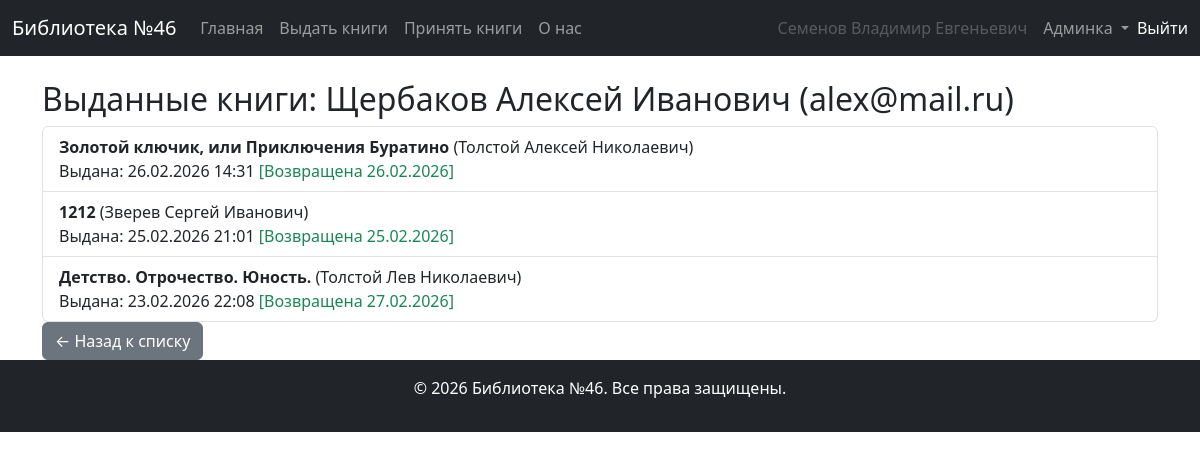
Page /staff/user/3/borrowed/ (signed in) on the committed database.
### user_app/models.py (models this page shows, shortened)
class CustomUser(AbstractUser):
    username = None                     # Удаляем username — он не нужен, т.к. аутентификация по email
    full_name = models.CharField(
        max_length=255,
        blank=False,
        null=False,
        verbose_name='Имя читателя'
    )
    email = models.EmailField(
        max_length=255,
        unique=True,
        verbose_name='E-mail'
    )
    date_of_birth = models.DateField(
        blank=False,
        null=False,
        verbose_name='Дата рождения'
    )
    USERNAME_FIELD = 'email'
    REQUIRED_FIELDS = ['full_name', 'date_of_birth']
    objects = CustomUserManager()

### lib_app/models.py (models this page shows, shortened)
class BorrowedBook(models.Model):
    user = models.ForeignKey(
        settings.AUTH_USER_MODEL,
        on_delete=models.CASCADE
    )
    book = models.ForeignKey(Book, on_delete=models.CASCADE)
    borrowed_at = models.DateTimeField(auto_now_add=True)
    returned_at = models.DateTimeField(null=True, blank=True)
    returned = models.BooleanField(default=False)

class Book(models.Model):
    title = models.CharField(max_length=255)
    author = models.ForeignKey(
        Author,
        on_delete=models.SET_NULL,
        related_name='books',
        null=True,
        blank=True
    )
    publisher = models.ForeignKey(
        Publisher,
        on_delete=models.SET_NULL,
        related_name='books',
        null=True,
        blank=True
    )
    isbn = models.CharField(
        max_length=13,                                          # ISBN должен содержать ровно 13 цифр
        null=True,
        blank=True
    )
    year = models.PositiveIntegerField(
        null=True,
        blank=True,
        validators=[
            MinValueValidator(1),                               # Год должен быть ≥ 1
            MaxValueValidator(datetime.now().year)              # Не больше текущего года
        ]
    )
    short_description = models.TextField(
        default="",
        null=True,
        blank=True
    )
    key_words = models.TextField(
        default="",
        null=True,
        blank=True
    )
    available = models.BooleanField(default=True)               # доступна ли для выдачи
    times_of_issued = models.PositiveIntegerField(default=0)    # сколько раз выдана книга

class Author(models.Model):
    name = models.CharField(max_length=200)
    date_of_birth = models.DateField(null=True, blank=True)
    date_of_death = models.DateField(null=True, blank=True)

### lib_app/views.py (the view)
# urls.py: path('staff/user/<int:user_id>/borrowed/', views.UserBorrowedBooksDetailView.as_view(), name='user_borrowed_books_detail'),
class UserBorrowedBooksDetailView(LoginRequiredMixin, UserPassesTestMixin, DetailView):
    model = CustomUser
    template_name = 'lib_app/user_borrowed_books_detail.html'
    context_object_name = 'borrower'
    pk_url_kwarg = 'user_id'
    def test_func(self):
        return self.request.user.is_staff
    def get_context_data(self, **kwargs):
        context = super().get_context_data(**kwargs)
        context['borrowed_books'] = BorrowedBook.objects.filter(user=self.object).order_by('-borrowed_at')
        return context

### lib_app/templates/lib_app/user_borrowed_books_detail.html (shortened to what this page needs)
{% extends "base.html" %}
{% block content %}
<h2>Выданные книги: {{ borrower.full_name }} ({{ borrower.email }})</h2>
{% if borrowed_books %}
  <ul class="list-group">
    {% for bb in borrowed_books %}
      <li class="list-group-item">
        <strong>{{ bb.book.title }}</strong> ({{ bb.book.author.name }})
        <br>
        Выдана: {{ bb.borrowed_at|date:"d.m.Y H:i" }}
        {% if bb.returned %}
          <span class="text-success">[Возвращена {{ bb.returned_at|date:"d.m.Y" }}]</span>
        {% endif %}
      </li>
    {% endfor %}
  </ul>
{% else %}
  <p>У этого пользователя нет выданных книг.</p>
{% endif %}
<a href="{% url 'borrowing_users_list' %}" class="btn btn-secondary">← Назад к списку</a>
{% endblock %}

### lib_app/templates/include/menu_staff.html (shortened to what this page needs)
<ul class="navbar-nav me-auto">
    <li class="nav-item"><a class="nav-link" href="{% url 'index' %}">Главная</a></li>
    <li><a class="nav-link" href="{% url 'users_with_cart' %}">Выдать книги</a></li>
    <li class="nav-item"><a class="nav-link" href="{% url 'borrowing_users_list' %}">Принять книги</a></li>
    <li class="nav-item"><a class="nav-link" href="{% url 'about' %}">О нас</a></li>
</ul>
<ul class="navbar-nav ms-auto">
    <li class="nav-item">
        <a class="nav-link disabled" href="#" tabindex="-1" aria-disabled="true">
            {{ user.full_name }}
        </a>
    </li>
    <li class="nav-item dropdown">
        <a class="nav-link dropdown-toggle" href="#" id="adminDropdown" role="button" data-bs-toggle="dropdown" aria-expanded="false">
            Админка
        </a>
    </li>
    <li class="nav-item">
        <form method="post" action="{% url 'logout' %}" class="d-flex align-items-center h-100">
            <button type="submit" class="btn btn-link nav-link p-0 text-white text-decoration-none"
                    style="line-height: 1.5; vertical-align: baseline;">
                Выйти
            </button>
        </form>
    </li>
</ul>

### rows in the picture
CustomUser: full_name "Семенов Владимир Евгеньевич"
CustomUser: full_name "Щербаков Алексей Иванович", email "alex@mail.ru"
BorrowedBook: book "Золотой ключик, или Приключения Буратино", book.author.name "Толстой Алексей Николаевич", borrowed_at "26.02.2026 14:31", returned_at "26.02.2026"
BorrowedBook: book "1212", book.author.name "Зверев Сергей Иванович", borrowed_at "25.02.2026 21:01", returned_at "25.02.2026"
BorrowedBook: book "Детство. Отрочество. Юность.", book.author.name "Толстой Лев Николаевич", borrowed_at "23.02.2026 22:08", returned_at "27.02.2026"
